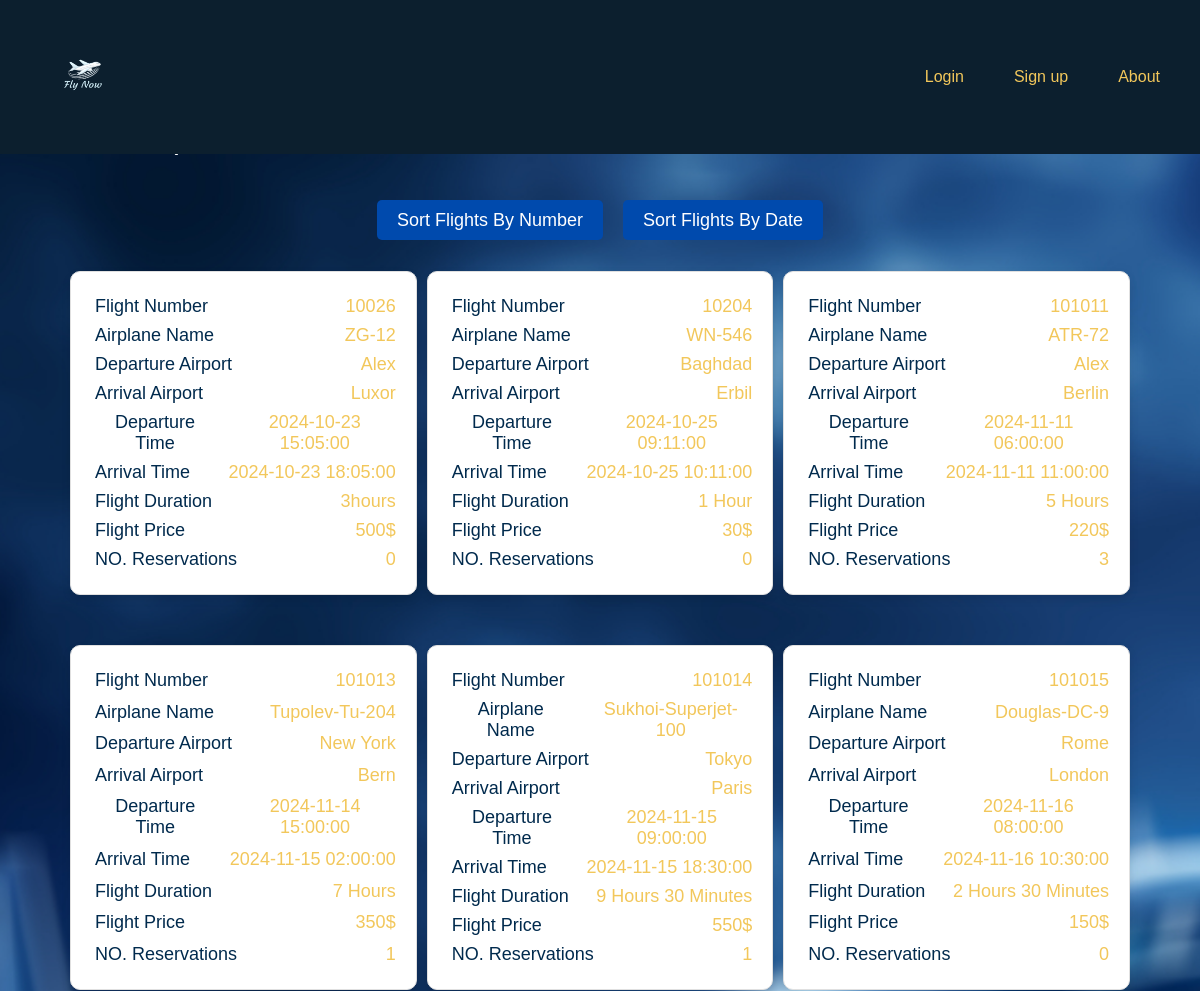
/sort?type=1 (upper part), run on an earlier commit of the app's database.
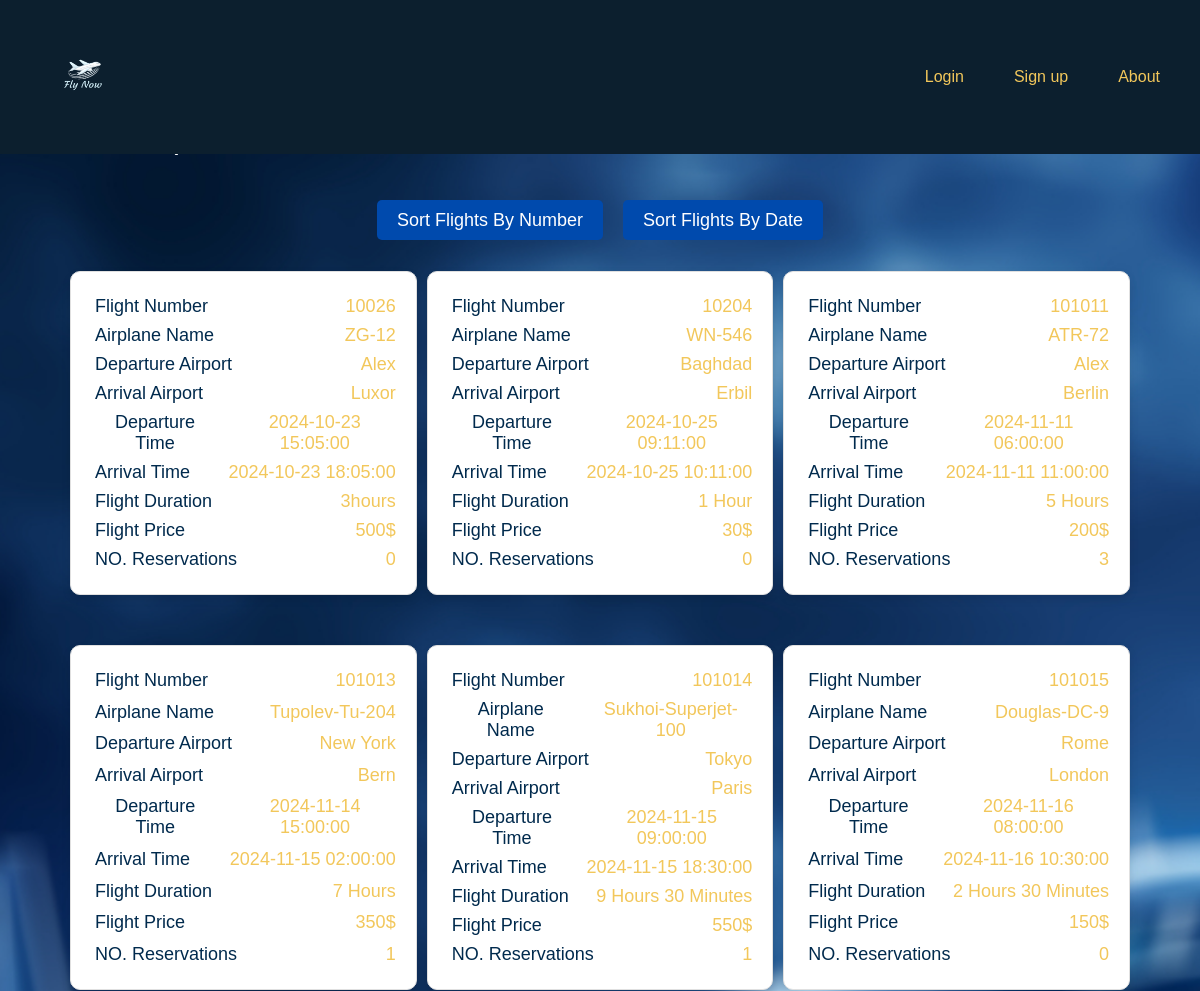
And on a later commit of the database.
### models/flight.py (models this page shows, shortened)
class Flight(db.Model):
    __tablename__ = 'flights'
    id = db.Column(db.Integer, primary_key=True)
    flight_number = db.Column(db.Integer, unique=True)
    airplane_name = db.Column(db.String)
    departure_airport = db.Column(db.String)
    arrival_airport = db.Column(db.String)
    departure_time = db.Column(db.DateTime)
    arrival_time = db.Column(db.DateTime)
    flight_duration = db.Column(db.String)
    flight_capacity = db.Column(db.Integer)
    flight_price = db.Column(db.Integer)
    @property
    def is_old_flight(self):
        return self.departure_time < datetime.now()
    def get_all_flights(user_type, type=None):
        try:
            flights = Flight.query.all()
            if user_type == 1:
                filtered_flights = [flight for flight in flights if not flight.is_old_flight and flight.flight_capacity < 853]
            elif user_type == 2:
                filtered_flights = flights
            else:
                filtered_flights = [flight for flight in flights if not flight.is_old_flight and flight.flight_capacity < 853]
            if type=='1':
                filtered_flights = sorted(filtered_flights, key=lambda flight: flight.flight_number)
            elif type=='2':
                filtered_flights = sorted(filtered_flights, key=lambda flight: flight.departure_time)
            return filtered_flights
        except Exception as e:
            return None

### app.py (the view)
@app.route("/sort")
def sortpage():
    if session:
        user_type=session['user_type']
    else:
        user_type='1'
    type = request.args.get('type')
    all_flights = Flight.get_all_flights(user_type,type)
    return render_template('home.html', flights=all_flights, search=False)

### templates/Home.html (shortened to what this page needs)
<!DOCTYPE html>
<html lang="en">
  <head>
    <link rel="stylesheet" href="static/styles.css" />
    <link rel="stylesheet" href="static/navbarstyles.css" />
    <link rel="stylesheet" href="https://cdnjs.cloudflare.com/ajax/libs/font-awesome/6.0.0-beta3/css/all.min.css">
  </head>
  <body>
    <div id="nav-bar">
      <img src="static/logo.png" width="120px" alt="fly now" />
      <div>
        <a id="login-tag" class="visible-tag nav-a" href="login">Login</a>
        <a id="signup-tag" class="visible-tag nav-a" href="signup">Sign up</a>
        <a id="about-tag" class=" nav-a" href="about">About</a>
      </div>
    </div>
    <header>
      <h1 id='home-header'>Travel, Discover the world !</h1>
      <form action="/search" method="get">
        <button type="submit" class="search-button">
        </button>
      </form>
    </header>
    <div id='sort-div'>
      <div class="Sort-button">
        <a href="sort?type=1">Sort Flights By Number</a>
      </div>
      <div class="Sort-button">
        <a href="sort?type=2">Sort Flights By Date</a>
      </div>
    </div>
      {% if flights %}
      <div id='content'>
        {% for flight in flights %}
          <div class="flight-card {% if flight.is_old_flight %}old-flight{% endif %}">
            <div class="flight-card-content">
              <p>Flight Number</p>
              <span class="flight-number">{{ flight.flight_number }}</span>
            </div>
            <div class="flight-card-content">
              <p>Airplane Name</p>
              <span>{{ flight.airplane_name }}</span>
            </div>
            <div class="flight-card-content">
              <p>Departure Airport</p>
              <span>{{ flight.departure_airport }}</span>
            </div>
            <div class="flight-card-content">
              <p>Arrival Airport</p>
              <span>{{ flight.arrival_airport }}</span>
            </div>
            <div class="flight-card-content">
              <p>Departure Time</p>
              <span>{{ flight.departure_time }}</span>
            </div>
            <div class="flight-card-content">
              <p>Arrival Time</p>
              <span>{{ flight.arrival_time }}</span>
            </div>
            <div class="flight-card-content">
              <p>Flight Duration</p>
              <span>{{ flight.flight_duration }}</span>
            </div>
            <div class="flight-card-content">
              <p>Flight Price</p>
              <span>{{ flight.flight_price }}$</span>
            </div>
            <div class="flight-card-content">
              <p>NO. Reservations</p>
              <span>{{ flight.flight_capacity }}</span>
            </div>
          </div>
        {% endfor %}
      </div>
      {% endif %}
  </body>
</html>

### static/styles.css (style rules this page uses)
html { height: 100%; }
body { font-family: Arial, Helvetica, sans-serif; padding: 0; margin: 0; overflow-x: hidden; width: 100%; background: url("4.jpg") no-repeat center center fixed; background-size: cover; font-family: sans-serif; height: 100%; }
* { box-sizing: border-box; }
#home-header { text-align: left; margin-left: 30px; }
#content { padding-right: 50px; padding-left: 50px; margin: 20px; display: grid; grid-template-columns: repeat(3, 1fr); gap: 10px; }
p { font-size: 18px; color: #000; }
span { color: #f2c75b; font-size: 18px; text-transform: capitalize; }
.flight-card { background-color: white; border-radius: 10px; box-shadow: 0 4px 8px rgba(0, 0, 0, 0.1); padding: 20px; margin: 20px auto; max-width: 400px; border: 1px solid #e0e0e0; text-align: center; display: flex; flex-direction: column; justify-content: space-between; }
.flight-card p { color: #002a4d; padding: 2px; margin: 2px; }
h1 { text-align: center; color: white; }
.flight-card .flight-card-content { display: flex; flex-direction: row; justify-content: space-between; align-items: center; gap: 15px; }
.visible-tag { display: inline; }
button { background-color: #fff; color: #002a4d; width: 40px; padding: 7px; display: flex; align-items: center; justify-content: center; border: 0; outline: none; cursor: pointer; }
header { display: flex; flex-direction: row; justify-content: space-between; margin-top: 100px; padding-right: 50px; padding-left: 50px; }
header form { display: flex; flex-direction: row; align-items: center; justify-content: space-between; }
#sort-div { display: flex; justify-content: center; gap: 20px; align-items: center; }
.Sort-button { display: block; text-align: center; margin-top: 30px; }
.Sort-button a { background-color: #004aad; color: white; padding: 10px 20px; text-decoration: none; border-radius: 5px; font-size: 18px; }

### static/navbarstyles.css (style rules this page uses)
#nav-bar { background-color: #0C1F2E; width: 100%; margin: 0; top: 0; left: 0; height: 7%; position: fixed; display: flex; align-items: center; justify-content: space-between; padding-left: 20px; z-index: 10; }
#nav-bar div { display: flex; align-items: center; justify-content: space-between; white-space: nowrap; }
.nav-a { color: #f2c75b; margin-right: 30px; text-decoration: none; padding: 10px; }

What changed in the data, as far as the page shows it:
changed Flight "ATR-72": flight_price "220" → "200"
